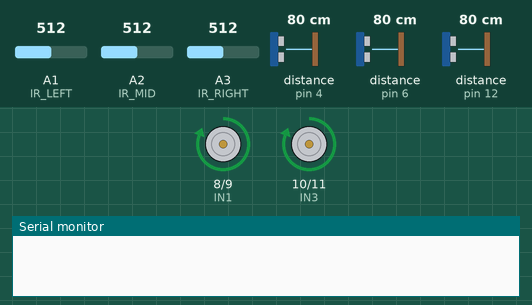
Recording of a sketch running on a simulated Arduino Uno, built with avr-gcc and run on an emulated ATmega328P. Shown: motor-driver pin pairs drawn as motors (green arrow = first pin HIGH = forward, orange = second pin HIGH = backward, longer = more drive), the last lines printed to the serial monitor. The inputs (shaded band) are chosen by the test bench; at power-on: A2 (IR_MID) = 512, A1 (IR_LEFT) = 512, A3 (IR_RIGHT) = 512, distance to the obstacle (sensors on pin 4, pin 6, pin 12) 80 cm. The echo pulse lasts 58.3 µs per cm.

Above: at 1.2 s.
1.3 s: A2 (IR_MID) set to 488
At 2.5 s:
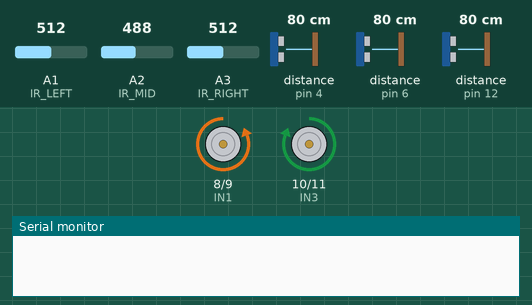
2.8 s: A1 (IR_LEFT) set to 482
At 3.2 s:
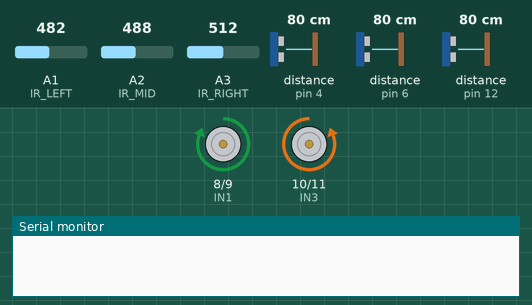
4.3 s: A3 (IR_RIGHT) set to 484
At 5.0 s:
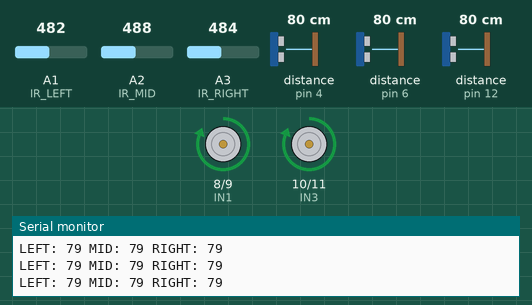
6.2 s: A3 (IR_RIGHT) set to 510
At 6.7 s:
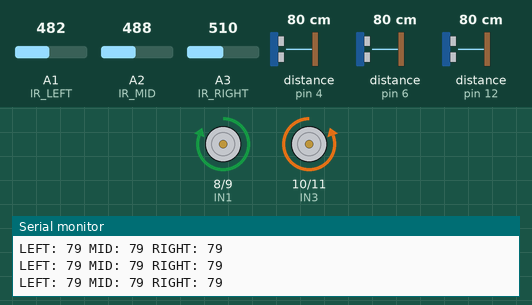
7.7 s: A3 (IR_RIGHT) set to 490
At 8.5 s:
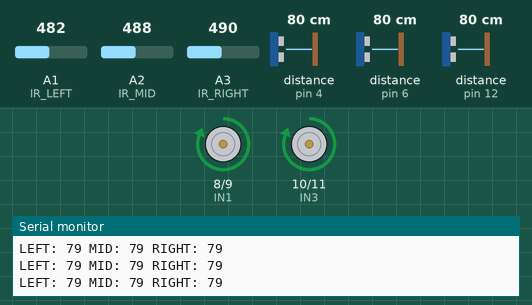
Timing chart, 0 to 10.2 s (numbered marks = the images above; inputs shaded):
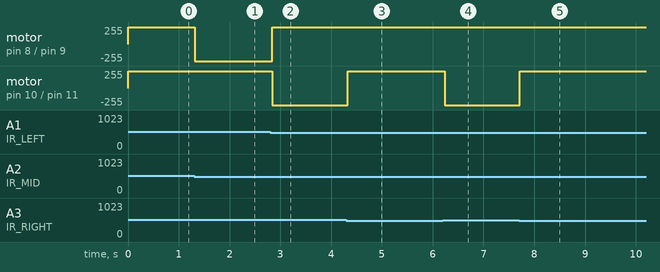

The sketch:

4.8voltage-compatible.ino
```cpp
// ===== MOTOR DRIVER PINS =====
#define IN1 8   // Left Motor IN1
#define IN2 9   // Left Motor IN2
#define IN3 10  // Right Motor IN3
#define IN4 11  // Right Motor IN4

// ===== ULTRASONIC SENSOR PINS =====
#define US_LEFT_TRIG 5
#define US_LEFT_ECHO 6
#define US_MID_TRIG 7
#define US_MID_ECHO 12
#define US_RIGHT_TRIG 13
#define US_RIGHT_ECHO 4   // changed from A0 → digital pin 4

// ===== IR SENSOR PINS =====
#define IR_LEFT A1
#define IR_MID  A2
#define IR_RIGHT A3

// ===== FUNCTION: GET DISTANCE =====
long getDistance(int trigPin, int echoPin) {
  digitalWrite(trigPin, LOW);
  delayMicroseconds(2);
  digitalWrite(trigPin, HIGH);
  delayMicroseconds(10);
  digitalWrite(trigPin, LOW);

  long duration = pulseIn(echoPin, HIGH, 20000); // 20 ms timeout
  long distance = duration * 0.034 / 2;
  if (distance == 0) distance = 500; // assume far if no reading
  return distance;
}

// ===== MOTOR FUNCTIONS =====
void stopRobot() {
  digitalWrite(IN1, LOW); digitalWrite(IN2, LOW);
  digitalWrite(IN3, LOW); digitalWrite(IN4, LOW);
}

void moveForward() {
  digitalWrite(IN1, HIGH); digitalWrite(IN2, LOW);
  digitalWrite(IN3, HIGH); digitalWrite(IN4, LOW);
}

void turnLeft() {
  digitalWrite(IN1, LOW); digitalWrite(IN2, HIGH);
  digitalWrite(IN3, HIGH); digitalWrite(IN4, LOW);
}

void turnRight() {
  digitalWrite(IN1, HIGH); digitalWrite(IN2, LOW);
  digitalWrite(IN3, LOW); digitalWrite(IN4, HIGH);
}

// ===== LINE FOLLOWING FUNCTION =====
void followLine() {
  int leftVal  = analogRead(IR_LEFT);
  int midVal   = analogRead(IR_MID);
  int rightVal = analogRead(IR_RIGHT);

  int threshold = 500; // adjust as needed

  bool leftBlack  = leftVal  > threshold;
  bool midBlack   = midVal   > threshold;
  bool rightBlack = rightVal > threshold;

  if (midBlack) {
    moveForward();
  } else if (leftBlack) {
    turnLeft();
  } else if (rightBlack) {
    turnRight();
  } else {
    stopRobot();
  }
}

void setup() {
  Serial.begin(9600);

  // Ultrasonic pins
  pinMode(US_LEFT_TRIG, OUTPUT); pinMode(US_LEFT_ECHO, INPUT);
  pinMode(US_MID_TRIG, OUTPUT);  pinMode(US_MID_ECHO, INPUT);
  pinMode(US_RIGHT_TRIG, OUTPUT); pinMode(US_RIGHT_ECHO, INPUT);

  // Motor pins
  pinMode(IN1, OUTPUT); pinMode(IN2, OUTPUT);
  pinMode(IN3, OUTPUT); pinMode(IN4, OUTPUT);

  // IR sensors
  pinMode(IR_LEFT, INPUT);
  pinMode(IR_MID, INPUT);
  pinMode(IR_RIGHT, INPUT);
}

void loop() {
  int leftVal  = analogRead(IR_LEFT);
  int midVal   = analogRead(IR_MID);
  int rightVal = analogRead(IR_RIGHT);
  int threshold = 500;

  bool lineDetected = (leftVal > threshold || midVal > threshold || rightVal > threshold);

  if (lineDetected) {
    followLine();
  } else {
    long leftDist  = getDistance(US_LEFT_TRIG, US_LEFT_ECHO);
    long midDist   = getDistance(US_MID_TRIG, US_MID_ECHO);
    long rightDist = getDistance(US_RIGHT_TRIG, US_RIGHT_ECHO);

    Serial.print("LEFT: "); Serial.print(leftDist);
    Serial.print(" MID: "); Serial.print(midDist);
    Serial.print(" RIGHT: "); Serial.println(rightDist);

    if (leftDist < 10 || midDist < 10 || rightDist < 10) {
      stopRobot();
      delay(200);

      if (leftDist > rightDist) {
        turnLeft(); delay(400);
      } else {
        turnRight(); delay(400);
      }
    } else {
      moveForward();
    }
  }

  delay(50);
}
```

Measured:
- the behaviour switches between 501 and 500 on A2 (IR_MID) (found by bisection; images 0 and 1)
- the behaviour switches between 501 and 500 on A1 (IR_LEFT) (found by bisection; images 1 and 2)
- the behaviour switches between 501 and 500 on A3 (IR_RIGHT) (found by bisection; images 2 and 3)
- after the input at 1.3 s, motor on pin 8 (IN1) / pin 9 (IN2): forward 255/255 → backward 255/255 at once
- after the input at 2.8 s, motor on pin 8 (IN1) / pin 9 (IN2): backward 255/255 → forward 255/255 at once; motor on pin 10 (IN3) / pin 11 (IN4): forward 255/255 → backward 255/255 at once
- after the input at 4.3 s, motor on pin 10 (IN3) / pin 11 (IN4): backward 255/255 → forward 255/255 at once
- after the input at 6.2 s, motor on pin 10 (IN3) / pin 11 (IN4): forward 255/255 → backward 255/255 at once
- after the input at 7.7 s, motor on pin 10 (IN3) / pin 11 (IN4): backward 255/255 → forward 255/255 at once
